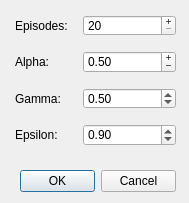
<?xml version="1.0" encoding="UTF-8"?>
<ui version="4.0">
 <class>ParameterDialog</class>
 <widget class="QDialog" name="ParameterDialog">
  <property name="geometry">
   <rect>
    <x>0</x>
    <y>0</y>
    <width>189</width>
    <height>203</height>
   </rect>
  </property>
  <property name="windowTitle">
   <string>ParameterDialog</string>
  </property>
  <widget class="QDialogButtonBox" name="buttonBox">
   <property name="geometry">
    <rect>
     <x>20</x>
     <y>170</y>
     <width>156</width>
     <height>23</height>
    </rect>
   </property>
   <property name="standardButtons">
    <set>QDialogButtonBox::Cancel|QDialogButtonBox::Ok</set>
   </property>
   <property name="centerButtons">
    <bool>true</bool>
   </property>
  </widget>
  <widget class="QWidget" name="formLayoutWidget">
   <property name="geometry">
    <rect>
     <x>10</x>
     <y>10</y>
     <width>171</width>
     <height>141</height>
    </rect>
   </property>
   <layout class="QFormLayout" name="formLayout">
    <property name="rowWrapPolicy">
     <enum>QFormLayout::DontWrapRows</enum>
    </property>
    <property name="horizontalSpacing">
     <number>15</number>
    </property>
    <property name="verticalSpacing">
     <number>15</number>
    </property>
    <property name="leftMargin">
     <number>5</number>
    </property>
    <property name="topMargin">
     <number>5</number>
    </property>
    <property name="rightMargin">
     <number>5</number>
    </property>
    <property name="bottomMargin">
     <number>5</number>
    </property>
    <item row="0" column="0">
     <widget class="QLabel" name="label">
      <property name="text">
       <string>Episodes:</string>
      </property>
     </widget>
    </item>
    <item row="1" column="0">
     <widget class="QLabel" name="label_2">
      <property name="text">
       <string>Alpha:</string>
      </property>
     </widget>
    </item>
    <item row="2" column="0">
     <widget class="QLabel" name="label_3">
      <property name="text">
       <string>Gamma:</string>
      </property>
     </widget>
    </item>
    <item row="3" column="0">
     <widget class="QLabel" name="label_4">
      <property name="text">
       <string>Epsilon:</string>
      </property>
     </widget>
    </item>
    <item row="0" column="1">
     <widget class="QSpinBox" name="episodesBox">
      <property name="wrapping">
       <bool>false</bool>
      </property>
      <property name="alignment">
       <set>Qt::AlignJustify|Qt::AlignVCenter</set>
      </property>
      <property name="buttonSymbols">
       <enum>QAbstractSpinBox::PlusMinus</enum>
      </property>
      <property name="minimum">
       <number>20</number>
      </property>
      <property name="maximum">
       <number>50000</number>
      </property>
      <property name="stepType">
       <enum>QAbstractSpinBox::DefaultStepType</enum>
      </property>
     </widget>
    </item>
    <item row="1" column="1">
     <widget class="QDoubleSpinBox" name="alphaBox">
      <property name="alignment">
       <set>Qt::AlignJustify|Qt::AlignVCenter</set>
      </property>
      <property name="buttonSymbols">
       <enum>QAbstractSpinBox::PlusMinus</enum>
      </property>
      <property name="decimals">
       <number>2</number>
      </property>
      <property name="maximum">
       <double>1.000000000000000</double>
      </property>
      <property name="singleStep">
       <double>0.010000000000000</double>
      </property>
      <property name="value">
       <double>0.500000000000000</double>
      </property>
     </widget>
    </item>
    <item row="2" column="1">
     <widget class="QDoubleSpinBox" name="gammaBox">
      <property name="maximum">
       <double>1.000000000000000</double>
      </property>
      <property name="singleStep">
       <double>0.010000000000000</double>
      </property>
      <property name="value">
       <double>0.500000000000000</double>
      </property>
     </widget>
    </item>
    <item row="3" column="1">
     <widget class="QDoubleSpinBox" name="epsilonBox">
      <property name="maximum">
       <double>1.000000000000000</double>
      </property>
      <property name="singleStep">
       <double>0.010000000000000</double>
      </property>
      <property name="value">
       <double>0.900000000000000</double>
      </property>
     </widget>
    </item>
   </layout>
  </widget>
 </widget>
 <layoutdefault spacing="6" margin="11"/>
 <resources/>
 <connections/>
</ui>
